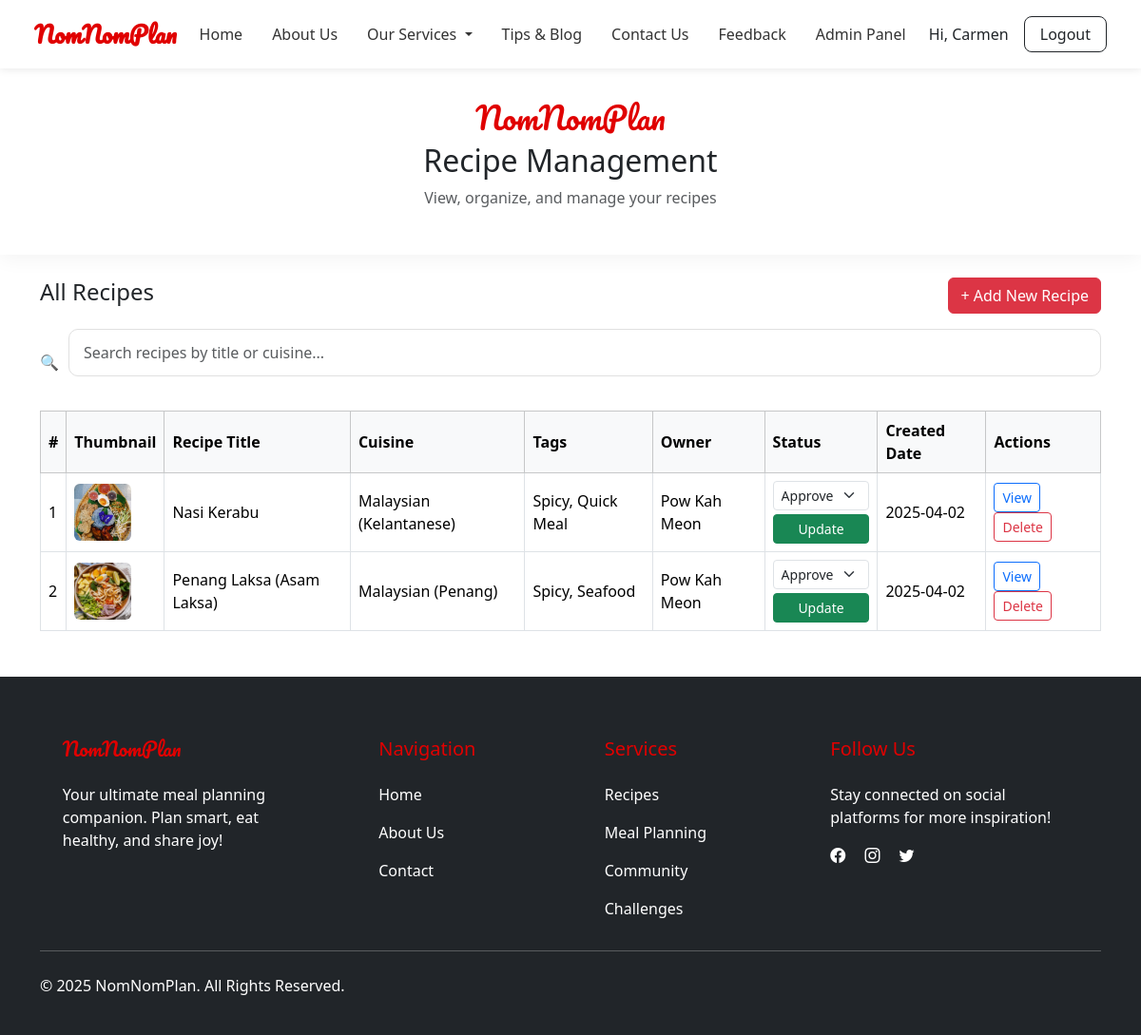
The app's page /recipe-modules/recipe-management.php (signed in) with its own data.
### tables this page shows
CREATE TABLE `recipes` (
  `id` int(11) NOT NULL,
  `title` varchar(255) NOT NULL,
  `description` text DEFAULT NULL,
  `ingredients` longtext DEFAULT NULL,
  `steps` longtext DEFAULT NULL,
  `cuisine` varchar(100) DEFAULT NULL,
  `prep_time` int(11) DEFAULT NULL,
  `cook_time` int(11) DEFAULT NULL,
  `total_time` int(11) DEFAULT NULL,
  `difficulty` enum('easy','medium','hard') DEFAULT NULL,
  `nutrition` longtext DEFAULT NULL,
  `status` enum('draft','pending','approved','rejected') DEFAULT 'pending',
  `is_public` tinyint(1) DEFAULT 1,
  `view_count` int(11) DEFAULT 0,
  `created_by` int(11) DEFAULT NULL,
  `created_at` timestamp NOT NULL DEFAULT current_timestamp(),
  `updated_at` timestamp NOT NULL DEFAULT current_timestamp() ON UPDATE current_timestamp(),
  `admin_note` text DEFAULT NULL
);

CREATE TABLE `recipe_images` (
  `id` int(11) NOT NULL,
  `recipe_id` int(11) DEFAULT NULL,
  `image_url` text DEFAULT NULL
);

### recipe-modules/recipe-management.php (the view, shortened to what this page needs)
<?php
$loggedIn = isset($_SESSION['user_id']);
?>
<!DOCTYPE html>
<html lang="en">
<head>
  <link href="https://cdn.jsdelivr.net/npm/bootstrap@5.3.2/dist/css/bootstrap.min.css" rel="stylesheet">
</head>
<body>
<?php include '../navbar.php'; ?>
<div class="page-header mb-4">
  <h1 class="logo">NomNomPlan</h1>
  <h2 class="mt-2">Recipe Management</h2>
  <p class="text-muted">View, organize, and manage your recipes</p>
</div>
<?php if (!$loggedIn): ?>
  <script>
    alert("⚠️ You must log in to access the recipe management page.");
    window.location.href = "../login.php";
  </script>
<?php else: ?>
<?php
require_once '../includes/db.php';
$user_id = $_SESSION['user_id'];
$role = $_SESSION['user_role'] ?? 'user';
if ($role === 'admin') {
    $query = $conn->prepare("SELECT recipes.*, IFNULL(users.name, 'Unknown') AS username FROM recipes LEFT JOIN users ON recipes.created_by = users.id");
} else {
    $query = $conn->prepare("SELECT recipes.*, users.name AS username FROM recipes LEFT JOIN users ON recipes.created_by = users.id WHERE created_by = ?");
    $query->bind_param("i", $user_id);
}
$query->execute();
$result = $query->get_result();
$pendingRejectedRecipes = [];
$approvedRecipes = [];
while ($row = $result->fetch_assoc()) {
    if (in_array($row['status'], ['pending', 'rejected'])) {
        $pendingRejectedRecipes[] = $row;
    } else {
        $approvedRecipes[] = $row;
    }
}
?>
<div class="container mb-5">
  <div class="d-flex justify-content-between align-items-center mb-3">
    <h4><?= ($role === 'admin') ? 'All Recipes' : 'Your Recipes' ?></h4>
    <a href="add-recipe.php" class="btn btn-danger">+ Add New Recipe</a>
  </div>
  <div class="search-wrapper">
    <span>🔍</span>
    <input type="text" id="searchInput" class="form-control" placeholder="Search recipes by title or cuisine...">
  </div>
  <table class="table table-bordered bg-white" id="recipeTable">
    <thead class="table-light">
      <tr>
        <th>#</th>
        <th>Thumbnail</th>
        <th>Recipe Title</th>
        <th>Cuisine</th>
        <th>Tags</th>
        <?php if ($role === 'admin'): ?><th>Owner</th><?php endif; ?>
        <th>Status</th>
        <th>Created Date</th>
        <th>Actions</th>
      </tr>
    </thead>
    <tbody>
      <?php
      $i = 1;
      function renderRecipeRow($row, $i, $conn, $role) {
          $tagQuery = $conn->prepare("SELECT tags.name FROM tags JOIN recipe_tags ON tags.id = recipe_tags.tag_id WHERE recipe_tags.recipe_id = ?");
          $tagQuery->bind_param("i", $row['id']);
          $tagQuery->execute();
          $tagResult = $tagQuery->get_result();
          $tags = [];
          while ($tagRow = $tagResult->fetch_assoc()) {
              $tags[] = $tagRow['name'];
          }
          $tagList = implode(', ', $tags);
          $thumbQuery = $conn->prepare("SELECT image_url FROM recipe_images WHERE recipe_id = ? LIMIT 1");
          $thumbQuery->bind_param("i", $row['id']);
          $thumbQuery->execute();
          $thumbResult = $thumbQuery->get_result();
          $thumb = ($thumbResult->num_rows > 0) ? $thumbResult->fetch_assoc()['image_url'] : 'https://via.placeholder.com/60';
      ?>
      <tr>
        <td><?= $i ?></td>
        <td><img src="<?= $thumb ?>" alt="Thumb" class="thumbnail-img"></td>
        <td><?= htmlspecialchars($row['title']) ?></td>
        <td><?= htmlspecialchars($row['cuisine']) ?></td>
        <td><?= htmlspecialchars($tagList) ?></td>
        <?php if ($role === 'admin'): ?>
        <td><?= htmlspecialchars($row['username']) ?></td>
        <td>
          <form method="POST" action="update-status.php" class="d-flex flex-column align-items-start">
            <select name="status" class="form-select form-select-sm mb-1" onchange="toggleNoteField(this, <?= $row['id'] ?>)">
              <?php foreach (["draft", "pending", "approved", "rejected"] as $statusOption): ?>
                <option value="<?= $statusOption ?>" <?= ($row['status'] === $statusOption) ? 'selected' : '' ?>>
                  <?= ucfirst($statusOption) ?>
                </option>
              <?php endforeach; ?>
            </select>
            <button type="submit" class="btn btn-sm btn-success w-100">Update</button>
          </form>
        </td>
        <?php endif; ?>
        <td><?= date('Y-m-d', strtotime($row['created_at'])) ?></td>
        <td>
          <a href="view-recipe.php?id=<?= $row['id'] ?>" class="btn btn-sm btn-outline-primary">View</a>
          <a href="delete-recipe.php?id=<?= $row['id'] ?>" class="btn btn-sm btn-outline-danger" onclick="return confirm('Delete this recipe?')">Delete</a>
        </td>
      </tr>
      <?php
          return ob_get_clean();
      }
      foreach ($approvedRecipes as $row) {
          echo renderRecipeRow($row, $i++, $conn, $role);
      }
      ?>
    </tbody>
  </table>
</div>
<?php endif; ?>
<?php include '../includes/footer.php'; ?>
</body>
</html>

### recipe-modules/recipe-management.php (style rules this page uses)
body { background-color: #f8f9fa; }
.logo { font-family: 'Pacifico', cursive; font-size: 2rem; color: #e00000; }
.page-header { background-color: #fff; padding: 2rem 1rem; text-align: center; box-shadow: 0 4px 20px rgba(0, 0, 0, 0.05); }
.table th, .table td { vertical-align: middle; }
.thumbnail-img { width: 60px; height: 60px; object-fit: cover; border-radius: 6px; }
.search-wrapper { display: flex; align-items: center; gap: 10px; margin-bottom: 1rem; }
.search-wrapper input { flex-grow: 1; }

### navbar.php (style rules this page uses)
:root { --primary: #e00000; --secondary: rgb(238, 140, 140); }
.form-control { padding: 12px 15px; border-radius: 10px; border: 1px solid #e0e0e0; margin-bottom: 1.2rem; }

### records on screen
recipes: i "1", recipe_images.image_url (picture), title "Nasi Kerabu", cuisine "Malaysian (Kelantanese)", tagList "Spicy, Quick Meal", username "Pow Kah Meon", status "Approved", created_at "2025-04-02"
recipes: i "2", recipe_images.image_url (picture), title "Penang Laksa (Asam Laksa)", cuisine "Malaysian (Penang)", tagList "Spicy, Seafood", username "Pow Kah Meon", status "Approved", created_at "2025-04-02"

### other values on screen
$_SESSION['user_name'] "Carmen"
